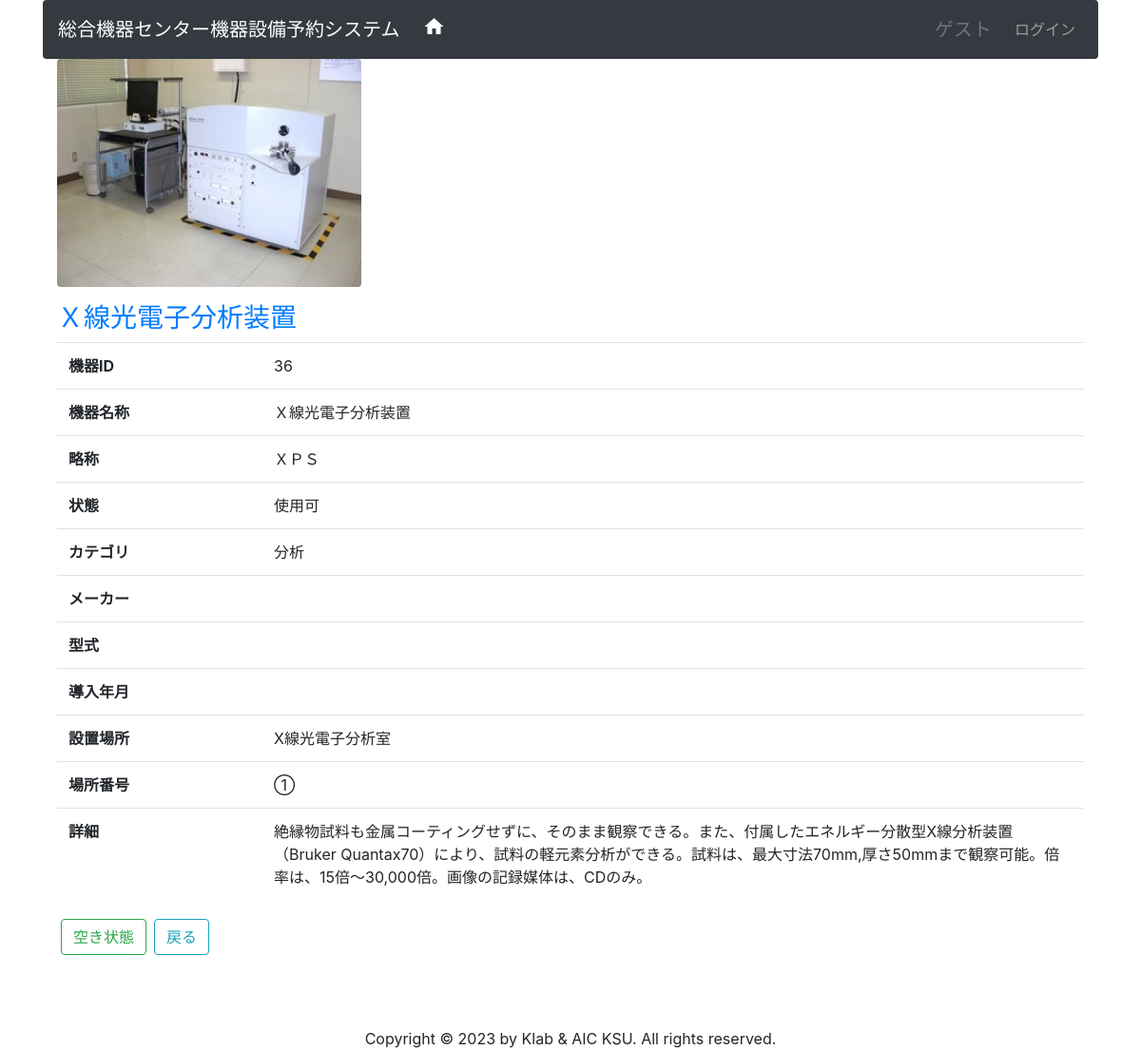
Page /?do=inst_detail&id=36 on the committed database.
### tables this page shows
CREATE TABLE tb_instrument(
	id SERIAL PRIMARY KEY COMMENT '通し番号(自動採番, 内部参照用)',
	code VARCHAR(16) COMMENT '人間識別用番号',
	fullname VARCHAR(64) NOT NULL COMMENT '名称',
	shortname VARCHAR(64) NOT NULL COMMENT '略称', 
	state INT NOT NULL COMMENT '機器状態(1:使用可,2:貸出中,3:使用不可,9:その他)',
	category INT COMMENT 'カテゴリ（1:観察, 2:分析,3:計測,4:調製,9:その他）', 
	purpose VARCHAR(64) COMMENT '主な用途',
	detail TEXT COMMENT '施設紹介' ,
	maker  VARCHAR(64) COMMENT 'メーカー', 
	model VARCHAR(64) COMMENT '型式' ,
	made_year DATE COMMENT '製造年月' ,
	bought_year DATE COMMENT '導入年月' ,
	equipment_no VARCHAR(32) COMMENT '備品番号',
	room_id INT COMMENT '設置場所部屋番号', 
	memo TEXT  COMMENT '備考'
);

### src/models/Model.php (called while the page is built, shortened)
<?php
class Model
{
    protected $table;
    private static $conf;
    protected $db;
    public function initDb()
    {
        $this->db = new \mysqli(
            self::$conf['host'],
            self::$conf['usename'],
            self::$conf['password'],
            self::$conf['dbname'],
        );
        $this->db->set_charset('utf8');
    }
    public static function setConnInfo($conf)
    {
      self::$conf = $conf;
    }
    public function getDetail($id)
    {
        $sql = sprintf("SELECT * FROM %s WHERE id=$id", $this->table);
        $rs = $this->db->query($sql);
        return $rs->fetch_assoc();
    }
}

### src/models/Instrument.php (called while the page is built, shortened)
<?php
class Instrument extends Model{
    public function getDetail($id)
    {
        $detail = parent::getDetail($id);
        if ($detail){
            $room_id = $detail['room_id'];
            $room = (new Room)->getDetail($room_id);
            $detail['room_name'] = $room['room_name'];
            $detail['room_no'] = $room['room_no'];
        }
        return $detail;
    }
}

### src/inst_detail.php (the view, shortened to what this page needs)
<?php
$inst_id = 0;
if (isset($_GET['id'])){
  $inst_id = $_GET['id'];
}
$row= (new Instrument)->getDetail($inst_id);
if ($row) {
    $url = 'img/instrument/'. $inst_id .'.webp';
    echo '<p><img src="'. $url . '" height="240" width="320" class="rounded"></p>' . PHP_EOL;
    echo '<h3 class="text-primary">'. $row['fullname'].'</h3>' . PHP_EOL;
    echo '<table class="table table-hover">' . PHP_EOL;
    echo '<tr><th width="20%">機器ID</th><td>' . $row['id'] . '</td></tr>' . PHP_EOL;
    echo '<tr><th width="20%">機器名称</th><td>' . $row['fullname']. '</td></tr>' . PHP_EOL;
    echo '<tr><th>略称</th><td>' . $row['shortname']. '</td></tr>' . PHP_EOL;
    $i  = $row['state'];
    echo '<tr><th>状態</th><td>' . KsuCode::INST_STATE[$i]. '</td></tr>' . PHP_EOL;
    $i  = $row['category'];
    echo '<tr><th>カテゴリ</th><td>' . KsuCode::INST_CATEGORY[$i] . '</td></tr>' . PHP_EOL;
    echo '<tr><th>メーカー</th><td>' . $row['maker'] . '</td></tr>' . PHP_EOL;
    echo '<tr><th>型式</th><td>' . $row['model'] . '</td></tr>' . PHP_EOL;
    echo '<tr><th>導入年月</th><td>' . $row['bought_year'] . '</td></tr>' . PHP_EOL;
    echo '<tr><th>設置場所</th><td>' . $row['room_name'] . '</td></tr>' . PHP_EOL;
    echo '<tr><th>場所番号</th><td>' . $row['room_no'] . '</td></tr>' . PHP_EOL;
    echo '<tr><th>詳細</th><td>' . nl2br($row['detail']) . '</td></tr>' . PHP_EOL;
    echo '</table>' . PHP_EOL;
    echo '<div class="pb-5 mb-5">' . PHP_EOL;
    echo '<a class="btn btn-outline-success m-1" href="?do=aic_detail&id='.$row['id'].'">空き状態</a>';
    echo '<a href="?do=inst_list" class="btn btn-outline-info m-1">戻る</a>' . PHP_EOL .
      '</div>';
}else{
    echo 'この機器は存在しません！';
}
?>

### index.php (shortened to what this page needs)
<?php
$requested_action = 'aic_home';
if (isset($_GET['do'])) {
  $requested_action = $_GET['do'];
}
if (!in_array($requested_action, ['rsv_excel']))
  include('src/views/bs4_header.php');
include('src/' . $requested_action . '.php');
if (! in_array($requested_action, ['rsv_excel']))
  include('src/views/bs4_footer.php');;

### src/views/bs4_header.php (shortened to what this page needs)
<?php
$app_name = '総合機器センター機器設備予約システム';
?>
<!DOCTYPE html>
<html lang="jp">
<head>
<link href="/ksu/ogr2023/public/css/bootstrap.min.css" rel="stylesheet">
<link rel="stylesheet" href="https://ajax.googleapis.com/ajax/libs/jqueryui/1.12.1/themes/smoothness/jquery-ui.css">
<link rel="stylesheet" href="https://stackpath.bootstrapcdn.com/bootstrap/4.2.1/css/bootstrap.min.css">
<link rel="stylesheet" type="text/css" href="css/style.css">
<link rel="stylesheet" href="css/vis-timeline-graph2d.min.css">
</head>
<body>
<div class="container">
<nav class="navbar navbar-expand-lg navbar-dark bg-dark rounded">
 <a class="navbar-brand" href="index.php"><?=$app_name?></a>
 <div class="collapse navbar-collapse">
 <ul class="navbar-nav mr-auto">
 <li class="nav-item active">
 <a class="nav-link" href="index.php"><i class="material-icons">home</i><span class="sr-only">(current)</span></a>
 </li></ul>
 <ul class="navbar-nav">
 <li class="navbar-brand text-muted"><?=isset($_SESSION['uname'])?$_SESSION['uname']:'ゲスト'?></li>
<?php
if (isset($_SESSION['urole'])){
  $menu = array();
  if (($_SESSION['urole']==1 )||($_SESSION['urole']==2)){
    $menu = array(
      '会員情報'  => 'mbr_detail',
      '機器設備一覧'  => 'inst_list',
      '空き状況一覧'  => 'aic_list',
      '利用申請一覧'  => 'rsv_list',
    );
  }
  if($_SESSION['urole']==9) {
    $menu = array(
      '会員一覧'  => 'mbr_list',
      '機器設備一覧'  => 'inst_list',
      '空き状況一覧'  => 'aic_list',
      '利用申請一覧' => 'rsv_list',
    );
  }
  foreach($menu as $_label=>$_action){
    echo  '<li class="nav-item"><a class="nav-link" href="?do=' . $_action . '">' . $_label . '</a></li>' ;
  }
  echo  '<li class="nav-item"><a class="nav-link" href="?do=sys_logout">ログアウト</a></li>' ;
}else{
  echo  '<li class="nav-item"><a class="nav-link" href="?do=sys_login">ログイン</a></li>' ;
}
?>
</ul>
</div>
</nav>
<div class="container">

### src/views/bs4_footer.php (shortened to what this page needs)
</div>
<footer class="footer fixed-bottom"">
 <div class="container text-center">
 Copyright &copy; 2023 by Klab & AIC KSU. All rights reserved.
 </div>
</footer>
</body>
</html>

### css/style.css (style rules this page uses)
footer { position: fixed; height: auto; bottom: 0; width: 100%; }

### rows in the picture
tb_instrument: fullname "Ｘ線光電子分析装置", id "36", shortname "ＸＰＳ", state "使用可", category "分析", detail "絶縁物試料も金属コーティングせずに、そのまま観察できる。また、付属したエネルギー分散型X線分析装置（Bruker Quantax70）により、試料の軽元素分析ができる。試料は、最大寸法70mm,厚さ50mmまで観察可能。倍率は、15倍〜30,000倍。画像の記録媒体は、CDのみ。"

### other values in the picture
$app_name "総合機器センター機器設備予約システム"
$row['room_name'] "X線光電子分析室"
$row['room_no'] "①"
